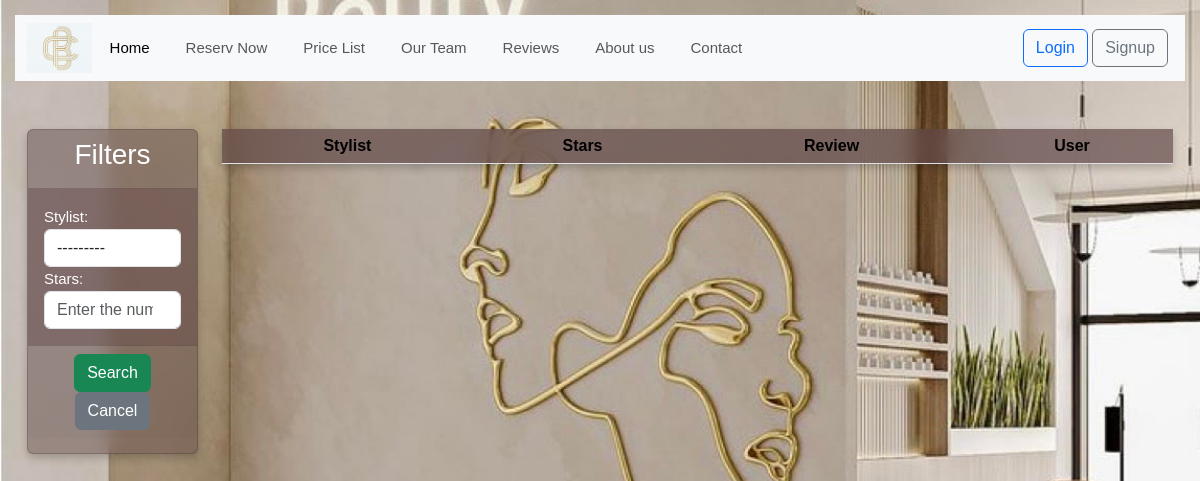
The page /reviews-list/ on the database as committed earlier.
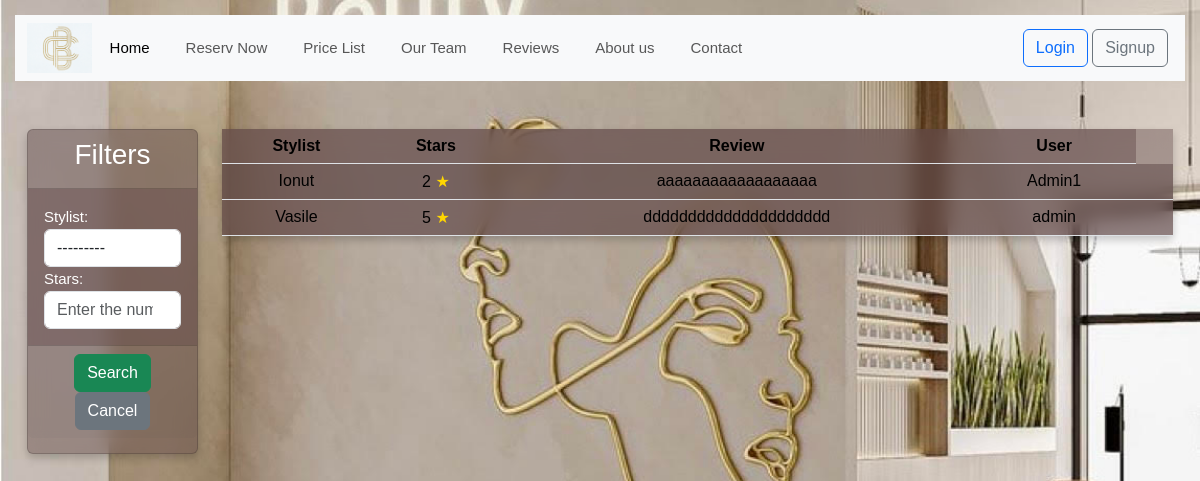
The same page on the database as committed later.
### reservation/models.py (models this page shows, shortened)
class Review(models.Model):
    user = models.ForeignKey(User, on_delete=models.CASCADE)
    stylist = models.ForeignKey(Stylist, on_delete=models.CASCADE)
    stars = models.PositiveIntegerField()
    description = models.TextField()

class Stylist(models.Model):
    name = models.CharField(max_length=255)
    email = models.EmailField(max_length=50)
    description = models.TextField()
    active = models.BooleanField(default=True)
    profile = models.ImageField(null=True, blank=True, upload_to="stylist_profile/")
    def __str__(self):
        return self.name

### reservation/views.py (the view)
# urls.py: path('reviews-list/', views.ReviewListView.as_view(), name='reviews_list'),
class ReviewListView(ListView, LoginRequiredMixin, PermissionRequiredMixin, ):
    template_name = 'review/reviews_list.html'
    model = Review
    context_object_name = 'all_reviews'
    permission_required = "review.view_reviews_list"
    def get_context_data(self, **kwargs):
        data = super().get_context_data(**kwargs)
        now = datetime.now()
        data['current_time'] = now
        data["review"] = Review.objects.all()
        review = Review.objects.all()
        my_filter = ReviewFilter(self.request.GET, queryset=review)
        data['all_reviews'] = my_filter.qs
        data['filter_form'] = my_filter.form
        return data

### templates/review/reviews_list.html (shortened to what this page needs)
{% extends 'base.html' %}
{% load static %}
{% block content %}
    <div class="container-fluid">
        <div class="row">
            <div class="col-md-2 gy-5">
                <div class="card" style="background-color: rgb(95 71 71 /43%)">
                    <div class="card-header" >
                        <h3 class="text-center">Filters</h3>
                    </div>
                    <form method="get">
                        <div class="card-body" style="background-color: rgb(95 71 71 /43%)">
                            {{ filter_form }}
                        </div>
                        <div class="card-footer text-center" >
                            <button type="submit" class="btn btn-success">Search</button>
                            <a href="{% url 'reviews_list' %}" class="btn btn-secondary">Cancel</a>
                        </div>
                    </form>
                </div>
            </div>
            <div class="col-md-10 gy-5 ">
                <table class="table table-striped" style="background-color: rgb(95 71 71 /43%)" >
                    <thead>
                    <tr>
                        <th class="text-center" style="background-color: rgb(95 71 71 /43%)">Stylist</th>
                        <th class="text-center" style="background-color: rgb(95 71 71 /43%)">Stars</th>
                        <th class="text-center" style="background-color: rgb(95 71 71 /43%)">Review</th>
                        <th class="text-center" style="background-color: rgb(95 71 71 /43%)">User</th>
                    </tr>
                    </thead>
                    <tbody>
                    {% for review in all_reviews %}
                        <tr>
                        <td class="text-center" style="background-color: rgb(95 71 71 /43%)">{{ review.stylist }}</td>
                        <td class="text-center"
                            style="background-color: rgb(95 71 71 /43%)">{{ review.stars }}
                            <span class="stars" id="starRating">
                                <span class="star" data-value="1">&#9733;</span>
                            </span>
                        <td class="text-center"
                            style="background-color: rgb(95 71 71 /43%)"> {{ review.description }}</td>
                        <td class="text-center"
                            style="background-color: rgb(95 71 71 /43%)"> {{ review.user}}</td>
                        <td class="text-center" style="background-color: rgb(95 71 71 /43%)">
                        </td>
                    {% endfor %}
                    </tr>
                    </tbody>
                </table>
            </div>
        </div>
    </div>
{% endblock %}

Rows that differ between the two databases and show on the page:
added Review: stylist "Ionut", stars "2", description "aaaaaaaaaaaaaaaaaa", user "Admin1"
added Review: stylist "Vasile", stars "5", description "ddddddddddddddddddddd", user "admin"
